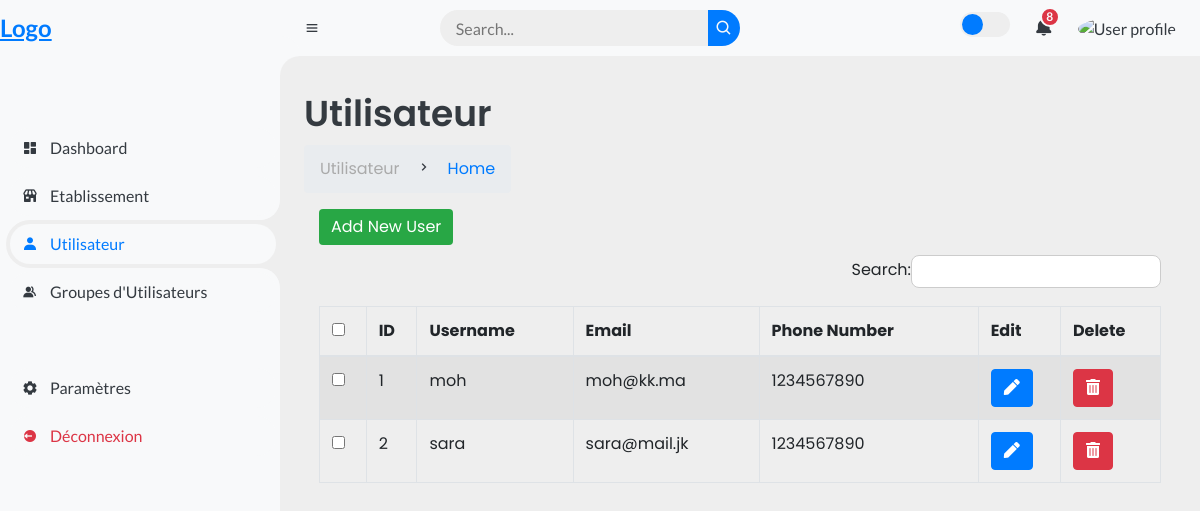
Page /dashboard/utilisateur/ on the earlier database version.
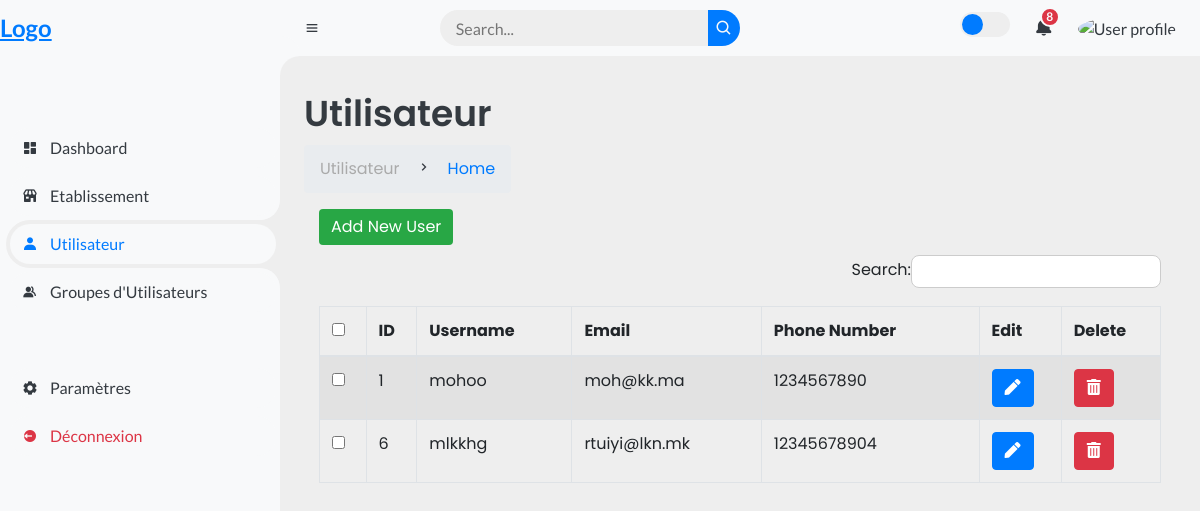
Same page on the later database version.
### dashboard/models.py (models this page shows)
class NormalUser(models.Model):
    username = models.CharField(max_length=150, unique=True)
    email = models.EmailField(unique=True)
    first_name = models.CharField(max_length=30, blank=True)
    last_name = models.CharField(max_length=30, blank=True)
    phone_number = models.CharField(verbose_name="Numéro de téléphone", max_length=20, default="1234567890")
    date_joined = models.DateTimeField(auto_now_add=True)
    is_active = models.BooleanField(default=True)
    def __str__(self):
        return self.username

### dashboard/views.py (the view)
# urls.py: path('utilisateur/', views.utilisateur_view, name='utilisateur'),
def utilisateur_view(request):
    users = NormalUser.objects.all()
    context = {
        'current_section': 'utilisateur',
        'users': users,  # Pass the actual 'users' queryset here
    }
    print(users)
    return render(request, 'utilisateur.html', context)

### dashboard/templates/utilisateur.html (shortened to what this page needs)
{% extends 'base.html' %}
{% block content %}
<div class="head-title">
    <div class="left">
        <h1>Utilisateur</h1>
        <ul class="breadcrumb">
            <li>
                <a href="#">Utilisateur</a>
            </li>
            <li><i class='bx bx-chevron-right'></i></li>
            <li>
                <a class="active" href="#">Home</a>
            </li>
        </ul>
    </div>
</div>
<link rel="stylesheet" href="https://cdnjs.cloudflare.com/ajax/libs/font-awesome/5.15.4/css/all.min.css">
<div class="col-md-12">
    <span><a href="{% url 'dashboard:add_user' %}" class="btn btn-custom-green">Add New User</a></span>
    <div class="table-responsive">
        <table id="users_table" class="table table-striped table-bordered" width="100%">
            <thead>
                <tr>
                    <th><input type="checkbox" id="checkall" /></th>
                    <th>ID</th>
                    <th>Username</th>
                    <th>Email</th>
                    <th>Phone Number</th>
                    <th>Edit</th>
                    <th>Delete</th>
                </tr>
            </thead>
            <tbody>
                {% for user in users %}
                    <tr>
                        <td><input type="checkbox" class="checkthis" /></td>
                        <td>{{ user.id }}</td>
                        <td>{{ user.username }}</td>
                        <td>{{ user.email }}</td>
                        <td>{{ user.phone_number }}</td>
                        <td><a href="{% url 'dashboard:edit_user' user.id %}" class="btn btn-primary"><i class="fas fa-pen"></i></a></td>
                        <td>
                            <button class="btn btn-danger delete-btn" data-id="{{ user.id }}"><i class="fas fa-trash-alt"></i></button>
                        </td>
                    </tr>
                {% endfor %}
            </tbody>
        </table>
    </div>
</div>
<link href="https://stackpath.bootstrapcdn.com/bootstrap/4.5.2/css/bootstrap.min.css" rel="stylesheet">
{% endblock %}

Differences in the rows shown:
removed NormalUser: id "2", username "sara", email "sara@mail.jk", phone_number "1234567890"
changed NormalUser "moh@kk.ma": username "moh" → "mohoo"
added NormalUser: id "6", username "mlkkhg", email "rtuiyi@lkn.mk", phone_number "12345678904"
